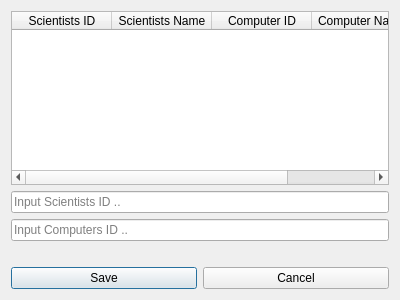
<?xml version="1.0" encoding="UTF-8"?>
<ui version="4.0">
 <class>AddConnectionDialog</class>
 <widget class="QDialog" name="AddConnectionDialog">
  <property name="geometry">
   <rect>
    <x>0</x>
    <y>0</y>
    <width>400</width>
    <height>300</height>
   </rect>
  </property>
  <property name="windowTitle">
   <string>Add new connection</string>
  </property>
  <property name="windowIcon">
   <iconset resource="myresources.qrc">
    <normaloff>:/icon/connections.png</normaloff>:/icon/connections.png</iconset>
  </property>
  <layout class="QVBoxLayout" name="verticalLayout">
   <item>
    <layout class="QHBoxLayout" name="horizontalLayout">
     <item>
      <widget class="QTableWidget" name="table_Computers">
       <attribute name="horizontalHeaderStretchLastSection">
        <bool>true</bool>
       </attribute>
       <column>
        <property name="text">
         <string>Scientists ID</string>
        </property>
       </column>
       <column>
        <property name="text">
         <string>Scientists Name</string>
        </property>
       </column>
       <column>
        <property name="text">
         <string>Computer ID</string>
        </property>
       </column>
       <column>
        <property name="text">
         <string>Computer Name</string>
        </property>
       </column>
      </widget>
     </item>
    </layout>
   </item>
   <item>
    <widget class="QLineEdit" name="input_Scientists_id">
     <property name="placeholderText">
      <string>Input Scientists ID ..</string>
     </property>
    </widget>
   </item>
   <item>
    <widget class="QLineEdit" name="Input_Computers_id">
     <property name="placeholderText">
      <string>Input Computers ID ..</string>
     </property>
    </widget>
   </item>
   <item>
    <widget class="QLabel" name="label_error">
     <property name="text">
      <string/>
     </property>
    </widget>
   </item>
   <item>
    <layout class="QHBoxLayout" name="horizontalLayout_2">
     <item>
      <widget class="QPushButton" name="pushButton">
       <property name="text">
        <string>Save</string>
       </property>
      </widget>
     </item>
     <item>
      <widget class="QPushButton" name="pushButton_2">
       <property name="text">
        <string>Cancel</string>
       </property>
      </widget>
     </item>
    </layout>
   </item>
  </layout>
 </widget>
 <resources>
  <include location="myresources.qrc"/>
 </resources>
 <connections/>
</ui>
